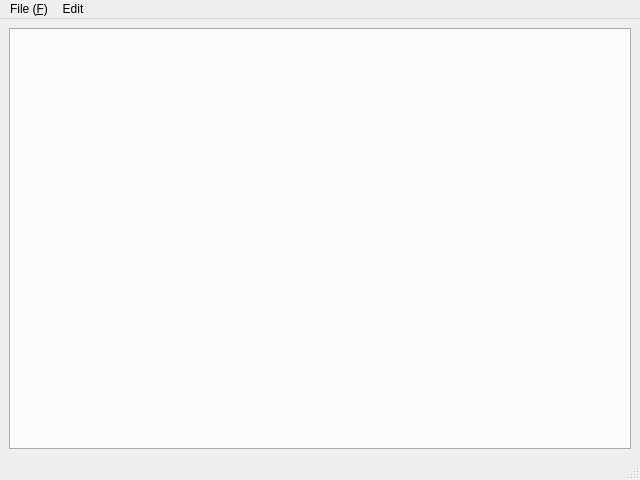
<?xml version="1.0" encoding="UTF-8"?>
<ui version="4.0">
 <class>MainWindow</class>
 <widget class="QMainWindow" name="MainWindow">
  <property name="geometry">
   <rect>
    <x>0</x>
    <y>0</y>
    <width>640</width>
    <height>480</height>
   </rect>
  </property>
  <property name="windowTitle">
   <string>Statsu</string>
  </property>
  <widget class="QWidget" name="central_widget">
   <layout class="QGridLayout" name="gridLayout_2">
    <item row="0" column="0">
     <widget class="QTabWidget" name="main_data_tab_widget">
      <property name="tabPosition">
       <enum>QTabWidget::South</enum>
      </property>
      <property name="tabShape">
       <enum>QTabWidget::Rounded</enum>
      </property>
     </widget>
    </item>
   </layout>
  </widget>
  <widget class="QMenuBar" name="main_menubar">
   <property name="geometry">
    <rect>
     <x>0</x>
     <y>0</y>
     <width>640</width>
     <height>37</height>
    </rect>
   </property>
   <widget class="QMenu" name="menuFile_F">
    <property name="title">
     <string>File (&amp;F)</string>
    </property>
    <addaction name="action_file_new"/>
    <addaction name="action_file_open"/>
    <addaction name="separator"/>
    <addaction name="action_file_save"/>
    <addaction name="action_file_save_as"/>
    <addaction name="separator"/>
    <addaction name="action_file_close"/>
   </widget>
   <widget class="QMenu" name="menuEdit_E">
    <property name="title">
     <string>Edit</string>
    </property>
    <addaction name="action_edit_cut"/>
    <addaction name="action_edit_copy"/>
    <addaction name="action_edit_paste"/>
   </widget>
   <addaction name="menuFile_F"/>
   <addaction name="menuEdit_E"/>
  </widget>
  <widget class="QStatusBar" name="statusbar"/>
  <action name="action_file_new">
   <property name="icon">
    <iconset theme="document-new">
     <normaloff>.</normaloff>.</iconset>
   </property>
   <property name="text">
    <string>New... (&amp;N)</string>
   </property>
   <property name="toolTip">
    <string>&lt;html&gt;&lt;head/&gt;&lt;body&gt;&lt;p&gt;Create new dataframe&lt;/p&gt;&lt;/body&gt;&lt;/html&gt;</string>
   </property>
   <property name="shortcut">
    <string>Ctrl+N</string>
   </property>
  </action>
  <action name="action_file_open">
   <property name="text">
    <string>Open... (&amp;O)</string>
   </property>
   <property name="toolTip">
    <string>&lt;html&gt;&lt;head/&gt;&lt;body&gt;&lt;p&gt;Open or Import files&lt;/p&gt;&lt;/body&gt;&lt;/html&gt;</string>
   </property>
   <property name="shortcut">
    <string>Ctrl+O</string>
   </property>
  </action>
  <action name="action_file_save">
   <property name="text">
    <string>Save (&amp;S)</string>
   </property>
   <property name="shortcut">
    <string>Ctrl+S</string>
   </property>
  </action>
  <action name="action_file_save_as">
   <property name="text">
    <string>Save As...</string>
   </property>
  </action>
  <action name="action_file_close">
   <property name="text">
    <string>Close (&amp;W)</string>
   </property>
   <property name="toolTip">
    <string>&lt;html&gt;&lt;head/&gt;&lt;body&gt;&lt;p&gt;Close window&lt;/p&gt;&lt;/body&gt;&lt;/html&gt;</string>
   </property>
   <property name="shortcut">
    <string>Ctrl+W</string>
   </property>
  </action>
  <action name="action_edit_cut">
   <property name="text">
    <string>Cut (&amp;X)</string>
   </property>
   <property name="shortcut">
    <string>Ctrl+X</string>
   </property>
  </action>
  <action name="action_edit_copy">
   <property name="text">
    <string>Copy (&amp;C)</string>
   </property>
   <property name="shortcut">
    <string>Ctrl+C</string>
   </property>
  </action>
  <action name="action_edit_paste">
   <property name="text">
    <string>Paste (&amp;V)</string>
   </property>
   <property name="shortcut">
    <string>Ctrl+V</string>
   </property>
  </action>
 </widget>
 <resources/>
 <connections/>
</ui>
